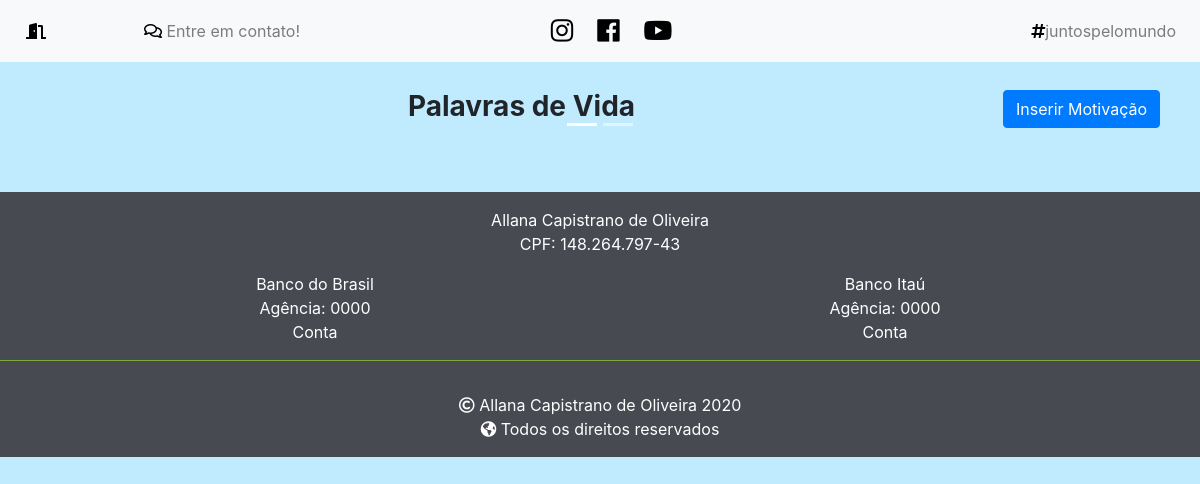
The app's page /palavra_vida/, older data.
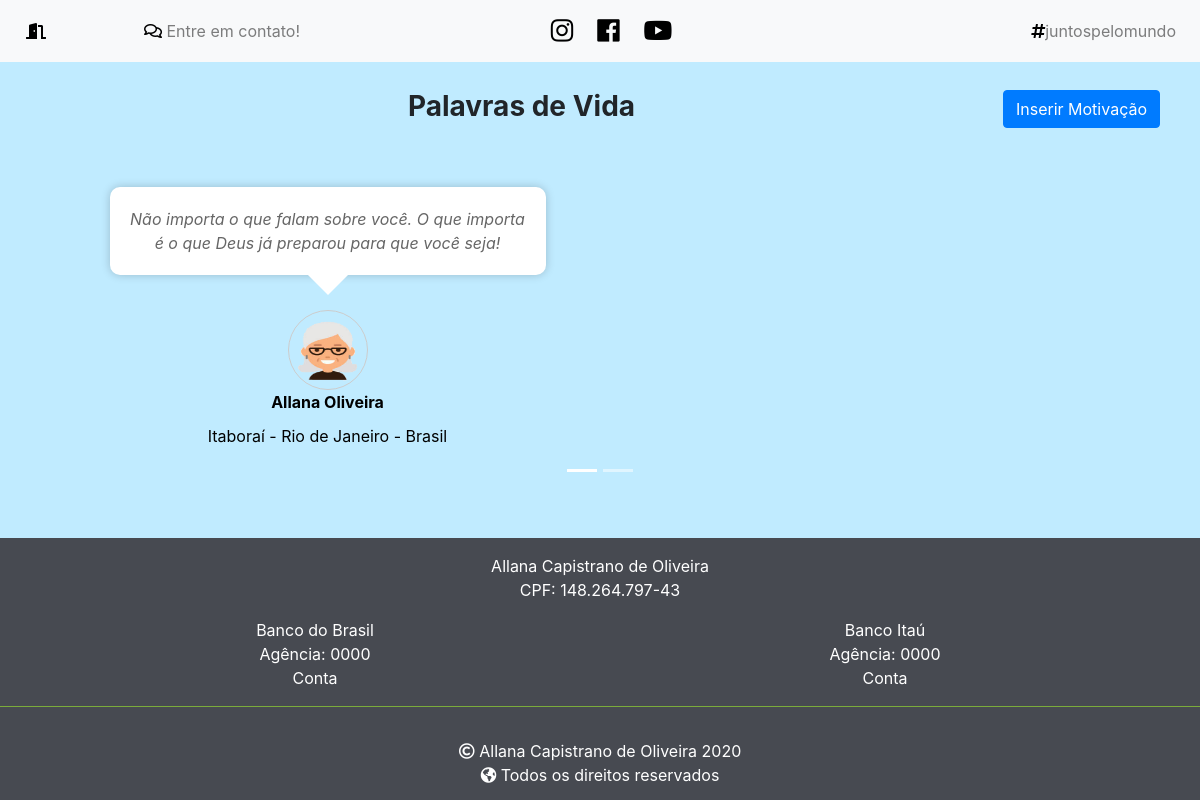
The same page, newer data.
### palavra_vida/models.py (models this page shows, shortened)
class PalavraVida(models.Model):
    nome = models.CharField(max_length=150)
    avatar = models.ForeignKey(Avatar, on_delete=models.DO_NOTHING)
    motivacao = models.TextField()
    localidade = models.CharField(max_length=250, default='')
    class Meta:
        db_table = 'palavra_vida'

class Avatar(models.Model):
    imagem = models.CharField(max_length=60)
    class Meta:
        db_table = 'avatar'

### palavra_vida/views.py (the view)
# urls.py: path('', views.index, name="index"),
def index(request):
    palavras_vida = PalavraVida.objects.all()
    return render(request, 'palavra_vida/index.html', { 'palavras_vida': palavras_vida })

### palavra_vida/templates/palavra_vida/index.html (shortened to what this page needs)
{% extends "base.html" %}
{% load static %}
{% block link %}
    <link rel="stylesheet" href="{% static 'css/palavra_vida.css' %}" type="text/css">
{% endblock %}
{% block corpo %}
<a role="button" class="btn btn-primary insert" href="{% url 'palavra_vida:cadastra_motivacao' %}">Inserir Motivação</a>
<h3 class="font-weight-bold text-center">Palavras de Vida</h3>
<div class="container">
    <section id="motivacao-container">
        <div id="carousel-motivacao" class="carousel slide wrapper" data-ride="carousel">
            <ol class="carousel-indicators">
                <li data-target="#carousel-id" data-slide-to="0" class="active"></li>
                <li data-target="#carousel-id" data-slide-to="1"></li>
            </ol>
            <div class="carousel-inner">
                <div class="carousel-item active">
                    {% for palavra_vida in palavras_vida %}
                        <div class="motivacao-box">
                            <p class="motivacao-msg">{{ palavra_vida.motivacao }}</p>
                            <img src="{% static 'images/avatar/'|add:palavra_vida.avatar.imagem %}">
                            <p class="motivacao-name font-weight-bold">{{ palavra_vida.nome }}</p>
                            <p class="motivacao-localidade">{{ palavra_vida.localidade }}</p>
                        </div>
                    {% endfor %}
                </div>
            </div>
        </div>
    </section>
</div>
{% endblock %}

Row changes from the older to the newer data that the page shows:
added PalavraVida: motivacao "Não importa o que falam sobre você. O que importa é o que Deus já preparou para que você seja!", avatar.imagem (picture), nome "Allana Oliveira", localidade "Itaboraí - Rio de Janeiro - Brasil"
